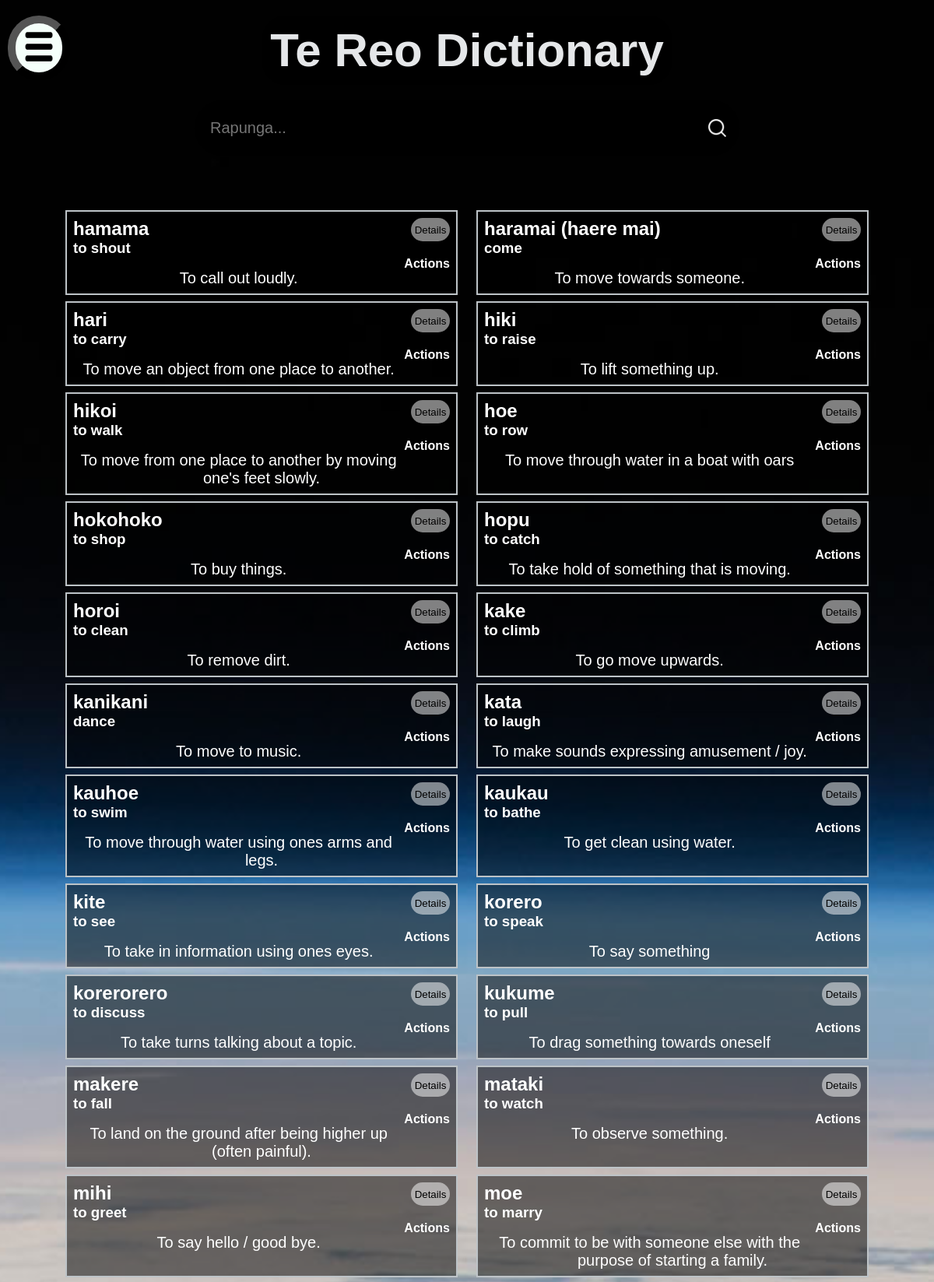
The app's page /words (upper part) with its own data.
### tables this page shows
CREATE TABLE "Dictionary"
(
    id         integer not null
        constraint Dictionary_pk
            primary key autoincrement,
    Maori      varchar(50),
    English    varchar(50),
    Category   integer,
    Definition varchar(150),
    YearLevel  int(2),
    Author     char(50),
    wordImage  varchar(200),
    DateAdded  varchar(12)
);

### app.py (the view)
@app.route('/words')
def render_dictionary():
    dictionary = get_dictionary()
    Categories = categories()
    return render_template('words.html', dictionary=dictionary, is_logged_in=is_logged_in(), is_teacher=is_teacher(), categories=Categories)

### app.py (called while the page is built)
def create_connection(db_file):  # This function will create a connection to the database file
    try:
        connection = sqlite3.connect(db_file)
        return (connection)
    except Error as e:
        print(e)
    return None

def is_logged_in():  # this will simply check if there is someone logged in by checking
    if session.get("email") is None:
        print("not logged in")
        return False
    else:
        print("Logged in")
        return True

def is_teacher():  # this function will check if the person logged in to the session is a teacher or not
    if session.get("permissions") == "teacher":
        print('is teacher')
        return True
    else:
        print("is not teacher")
        return False

def categories(): # this function grabs all the categories currently in the category table in order to
    con = create_connection(DATABASE)
    query = "SELECT Category FROM Categories"
    cur = con.cursor()
    cur.execute(query)
    Categories = cur.fetchall()
    con.close()
    return Categories

def get_dictionary():
    con = create_connection(DATABASE)
    query = "SELECT id, Maori, English, Category, Definition, YearLevel, Author, wordImage, DateAdded FROM Dictionary"  # Picks certain columns
    cur = con.cursor()
    cur.execute(query)
    dictionary = cur.fetchall()
    con.close()
    return dictionary

### templates/words.html
{% extends 'base.html' %}
{% block search %}
        <form method="POST" action="/search" class="search-bar-nonhome">
            <input type="text" placeholder="Rapunga..." name="search" id="search">
        <button type="submit"><img src="/static/images/search.png"></button>
    </form>
{% endblock %}
{% block main %}
    <div class="dictionary">
        {% for words in dictionary %}
            <div class="word-box">
                <div class="word-box-word">
                    <form action="/{{ words[0] }}">
                        <input type="submit" value="Details" class="wordbutton">
                    </form>
                    <h2>{{ words[1] }}</h2>
                    <h3>{{ words[2] }}</h3>
                    <h4 style="float:right">{{ words[3] }}</h4>
                </div>
                <div class="word-box-definition">
                    <p>{{ words[4] }}</p>
                </div>
            </div>
        {% endfor %}
    </div>
{% endblock  %}

### static/style.css (style rules this page uses)
* { font-family: 'Helvetica', 'Arial', sans-serif; padding: 0; margin: 0; }
p { font-family: 'Helvetica', 'Arial', sans-serif; font-size: 20px; font-weight: normal; text-align: center; }
body { background-image: url("/static/images/newzealandfromspace.jpg"); background-repeat: no-repeat; background-size: cover; background-position: center; background-attachment: fixed; }
.wordbutton { float: right; border-radius: 50px; border: none; top:10px; right: 10px; width: 50px; height: 30px; background-color: rgba(255, 255, 255, 0.5); }
.dictionary { display: flex; flex-wrap: wrap; justify-content: space-evenly; }
.word-box { width: 32%; min-width: 500px; border: 2px solid rgba(189, 195, 199, 1.0); color: white; margin-bottom: 0.5rem; background-color: rgba(0,0,0,.5); }
.word-box-word { padding: 0.5rem; }
.word-box-definition { padding: 0.5rem; }
.search-bar-nonhome { width: 100%; max-width: 700px; background-color: rgba(0,0,0,.5); display: flex; align-items: center; border-radius:60px; color: white; }
.search-bar-nonhome input { background: transparent; flex: 1; border: 0; outline: none; padding: 24px 20px; font-size: 20px; color: white; }
.search-bar-nonhome button img { width: 25px; }
.search-bar-nonhome button { border:0; border-radius: 50%; width:60px; height:60px; background-color: rgba(0,0,0,.5);; }

### records on screen
Dictionary: Maori "hamama", English "to shout", Category "Actions", Definition "To call out loudly."
Dictionary: Maori "haramai (haere mai)", English "come", Category "Actions", Definition "To move towards someone."
Dictionary: Maori "hari", English "to carry", Category "Actions", Definition "To move an object from one place to another."
Dictionary: Maori "hiki", English "to raise", Category "Actions", Definition "To lift something up."
Dictionary: Maori "hikoi", English "to walk", Category "Actions", Definition "To move from one place to another by moving one's feet slowly."
Dictionary: Maori "hoe", English "to row", Category "Actions", Definition "To move through water in a boat with oars"
Dictionary: Maori "hokohoko", English "to shop", Category "Actions", Definition "To buy things."
Dictionary: Maori "hopu", English "to catch", Category "Actions", Definition "To take hold of something that is moving."
Dictionary: Maori "horoi", English "to clean", Category "Actions", Definition "To remove dirt."
Dictionary: Maori "kake", English "to climb", Category "Actions", Definition "To go move upwards."
Dictionary: Maori "kanikani", English "dance", Category "Actions", Definition "To move to music."
Dictionary: Maori "kata", English "to laugh", Category "Actions", Definition "To make sounds expressing amusement / joy."
Dictionary: Maori "kauhoe", English "to swim", Category "Actions", Definition "To move through water using ones arms and legs."
Dictionary: Maori "kaukau", English "to bathe", Category "Actions", Definition "To get clean using water."
Dictionary: Maori "kite", English "to see", Category "Actions", Definition "To take in information using ones eyes."
Dictionary: Maori "korero", English "to speak", Category "Actions", Definition "To say something"
Dictionary: Maori "korerorero", English "to discuss", Category "Actions", Definition "To take turns talking about a topic."
Dictionary: Maori "kukume", English "to pull", Category "Actions", Definition "To drag something towards oneself"
Dictionary: Maori "makere", English "to fall", Category "Actions", Definition "To land on the ground after being higher up (often painful)."
Dictionary: Maori "mataki", English "to watch", Category "Actions", Definition "To observe something."
Dictionary: Maori "mihi", English "to greet", Category "Actions", Definition "To say hello / good bye."
Dictionary: Maori "moe", English "to marry", Category "Actions", Definition "To commit to be with someone else with the purpose of starting a family."
